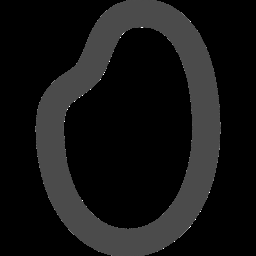
#> input picture aidia/icons/polygon.png, 256 x 256 px
$ python -i image.py   (imports and definitions only)
#> lines starting #> are read from the running program, lines starting #| are printed output that depends on the picture
#> further down, picture is the input picture: shape (256, 256, 3); min 0, max 255, mean 20.2
import numpy as np
import cv2
import os

from aidia import LABEL_COLORMAP
from aidia import dicom
from aidia import utils
from qtpy import QtGui

# [1 line that did not run here, left out]

# [175 lines left out: functions imread, imwrite, read_image, preprocessing, convert_dtype, equalize_hist_16bit and 7 more, not called in this run]


def clip_uint8(image):
    return np.clip(image, 0, 255).astype(np.uint8)


def clip_uint16(image):
    return np.clip(image, 0, 65535).astype(np.uint16)


class MFF():
    def __init__(self, image, sigma=75, filter_num=8, filter_size=9, subst_ce=1, hf_ce=5, drc_filter_size=5, drc_grad=0.0):
#> called with sigma = 75, filter_num = 8, filter_size = 9, subst_ce = 1, hf_ce = 5, drc_filter_size = 5, drc_grad = 0
        self.original_image = image.astype(np.float32)
        self.sigma = sigma
        self.filter_num = filter_num
        self.filter_size = filter_size
        self.subst_ce = subst_ce
        self.hf_ce = hf_ce
        self.drc_filter_size = drc_filter_size
        self.drc_grad = drc_grad

        self.build()

    def build(self):
        # Create low frequency filter and calculate substractions.
        _buf = None
        subst = None
        for _ in range(self.filter_num):
            if _buf is None:
                blur = cv2.bilateralFilter(self.original_image, self.filter_size, self.sigma, self.sigma)
                subst = (self.original_image - blur) * self.subst_ce
                _buf = blur
            else:
                blur = cv2.bilateralFilter(_buf, self.filter_size, self.sigma, self.sigma)
                subst += (_buf - blur) * self.subst_ce
                _buf = blur
#> this loop made 8 passes
#> pass 1, in build, `subst = (self.original_image - blur) * self.subst_ce`:
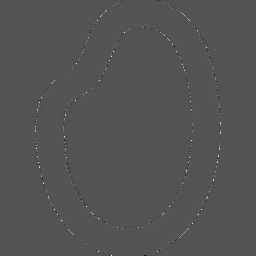
#> subst: shape (256, 256, 3) float32; min -21.61, max 43.61, mean 0; drawn with min black and max white
#> after the loop:
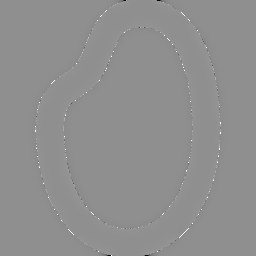
#> subst: shape (256, 256, 3) float32; min -72.82, max 56.44, mean 0; drawn with min black and max white
        self.subst = subst

        # High frequency mask.
        self.hf_mask = self.subst * self.hf_ce

        # Dynamic range compression masks.
        _img = self.original_image - self.subst
        _img = self.blur_img = cv2.blur(_img, (self.drc_filter_size, self.drc_filter_size))
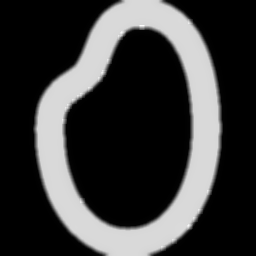
#> self.blur_img: shape (256, 256, 3) float32; min -1.91e-23, max 87.89, mean 20.2; drawn with min black and max white
        mean = self.pixcel_mean = np.mean(_img)
#> mean = 20.19; self.pixcel_mean = 20.19
        self.drc_mask = np.where(_img > mean,
                                self.drc_grad * (_img - self.pixcel_mean),
                                -self.drc_grad * (mean - _img))
#> self.drc_mask: shape (256, 256, 3) float32; every value is 0


    # [176 lines left out: functions run, mask2polygon, mask2merge, det2merge, mask2rect, fig2img and 1 more, not called in this run]

>>> import cv2
>>> picture = cv2.imread('icons/polygon.png')
>>> result = MFF(picture).build()
#> the loop in build (call 2), `for _ in range(self.filter_num):` made 8 passes
#> pass 3, in build (call 2), `subst += (_buf - blur) * self.subst_ce`:
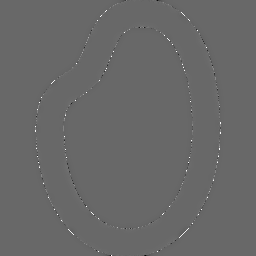
#> subst: shape (256, 256, 3) float32; min -38.21, max 55.02, mean 0.1; drawn with min black and max white

$ run again, on aidia/icons/brightness.png
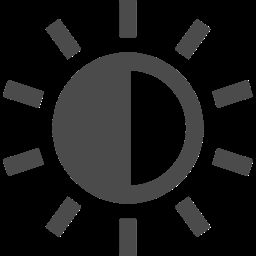
#> input picture aidia/icons/brightness.png, 256 x 256 px
#> picture is the input picture: shape (256, 256, 3); min 0, max 255, mean 23.5
#> after the loop in build, `for _ in range(self.filter_num):`:
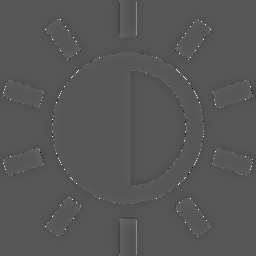
#> subst: shape (256, 256, 3) float32; min -30.4, max 59.07, mean 0.1; drawn with min black and max white
#> in build, `_img = self.blur_img = cv2.blur(_img, (self.drc_filter_size, self.drc_..`:
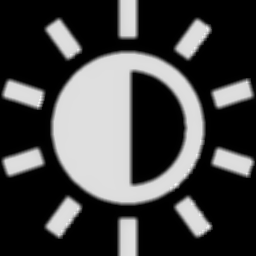
#> self.blur_img: shape (256, 256, 3) float32; min 0, max 85.76, mean 23.4; drawn with min black and max white
#> mean = 23.39
#> self.drc_mask: shape (256, 256, 3) float32; every value is 0

$ run again, on aidia/icons/cancel.png
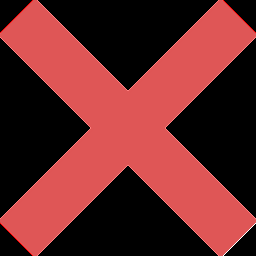
#> input picture aidia/icons/cancel.png, 256 x 256 px
#> picture is the input picture: shape (256, 256, 3); mean B, G, R 40.7, 40.7, 104.8
#> in build, `_img = self.blur_img = cv2.blur(_img, (self.drc_filter_size, self.drc_..`:
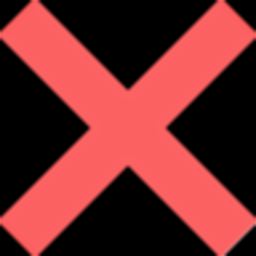
#> self.blur_img: shape (256, 256, 3) float32; mean of channels 0, 1, 2 40.5, 40.5, 104.5; drawn with min black and max white
#> mean = 61.84
#> self.drc_mask: shape (256, 256, 3) float32; every value is 0
#> the loop in build (call 2), `for _ in range(self.filter_num):` made 8 passes
#> pass 3, in build (call 2), `subst += (_buf - blur) * self.subst_ce`:
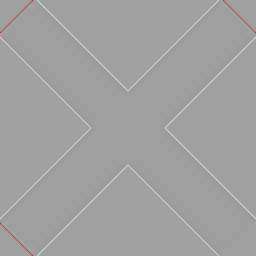
#> subst: shape (256, 256, 3) float32; mean B, G, R 0.2, 0.2, 0.2; drawn with min black and max white

$ run again, on aidia/icons/contrast.png
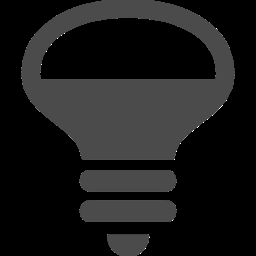
#> input picture aidia/icons/contrast.png, 256 x 256 px
#> picture is the input picture: shape (256, 256, 3); min 0, max 255, mean 26.2
#> after the loop in build, `for _ in range(self.filter_num):`:
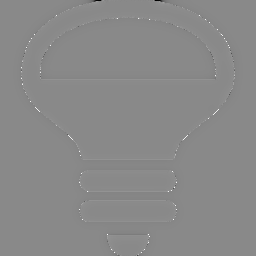
#> subst: shape (256, 256, 3) float32; min -72.95, max 62.49, mean 0; drawn with min black and max white
#> in build, `_img = self.blur_img = cv2.blur(_img, (self.drc_filter_size, self.drc_..`:
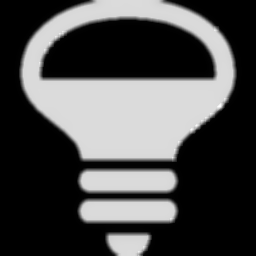
#> self.blur_img: shape (256, 256, 3) float32; min -1.91e-23, max 87.3, mean 26.2; drawn with min black and max white
#> mean = 26.17
#> self.drc_mask: shape (256, 256, 3) float32; every value is 0
